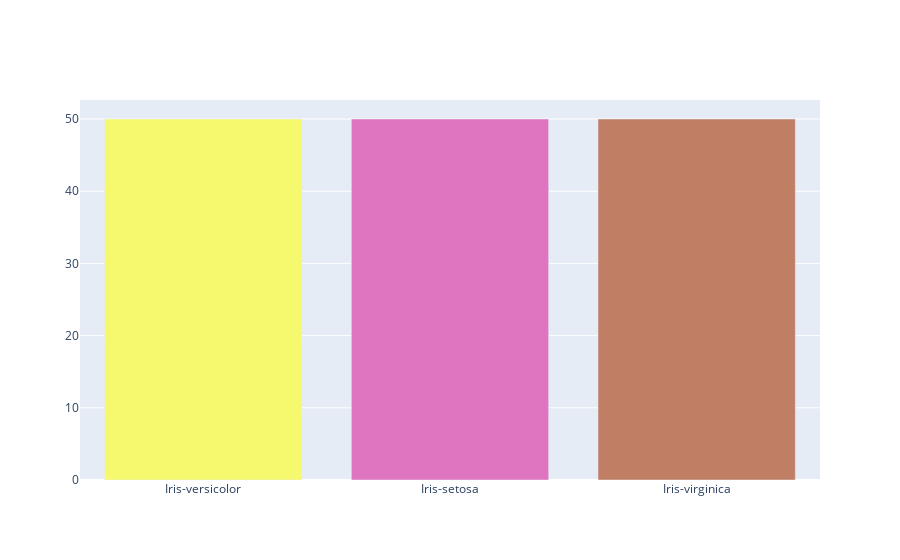

Write notebook code for a chart like this one.
### Code cell
species_count = df['Species'].value_counts()
data = [go.Bar(
    x = species_count.index,
    y = species_count.values,
    marker = dict(color = random_colors(3))
)]
py.iplot(data)

### Figure 1 — Plotly figure (JSON) as saved in the notebook; plotly's stock layout.template omitted (floating-point values rounded to 4 significant figures)
{"data": [{"marker": {"color": ["#F6F96E", "#DF75C0", "#C07E65"]}, "type": "bar", "x": ["Iris-versicolor", "Iris-setosa", "Iris-virginica"], "y": [50, 50, 50]}], "layout": {}}
